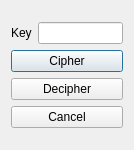
<?xml version="1.0" encoding="UTF-8"?>
<ui version="4.0">
 <class>CesarDialog</class>
 <widget class="QDialog" name="CesarDialog">
  <property name="geometry">
   <rect>
    <x>0</x>
    <y>0</y>
    <width>134</width>
    <height>150</height>
   </rect>
  </property>
  <property name="windowTitle">
   <string>Cesar Cipher</string>
  </property>
  <layout class="QVBoxLayout" name="verticalLayout_2">
   <item>
    <layout class="QVBoxLayout" name="verticalLayout">
     <item>
      <layout class="QHBoxLayout" name="horizontalLayout">
       <item>
        <widget class="QLabel" name="label">
         <property name="text">
          <string>Key</string>
         </property>
        </widget>
       </item>
       <item>
        <widget class="QLineEdit" name="lineEdit"/>
       </item>
      </layout>
     </item>
     <item>
      <widget class="QPushButton" name="pushButton">
       <property name="text">
        <string>Cipher</string>
       </property>
      </widget>
     </item>
     <item>
      <widget class="QPushButton" name="pushButton_2">
       <property name="text">
        <string>Decipher</string>
       </property>
      </widget>
     </item>
     <item>
      <widget class="QPushButton" name="pushButton_3">
       <property name="text">
        <string>Cancel</string>
       </property>
      </widget>
     </item>
    </layout>
   </item>
  </layout>
 </widget>
 <resources/>
 <connections>
  <connection>
   <sender>pushButton_3</sender>
   <signal>clicked()</signal>
   <receiver>CesarDialog</receiver>
   <slot>close()</slot>
   <hints>
    <hint type="sourcelabel">
     <x>39</x>
     <y>123</y>
    </hint>
    <hint type="destinationlabel">
     <x>50</x>
     <y>147</y>
    </hint>
   </hints>
  </connection>
 </connections>
</ui>
